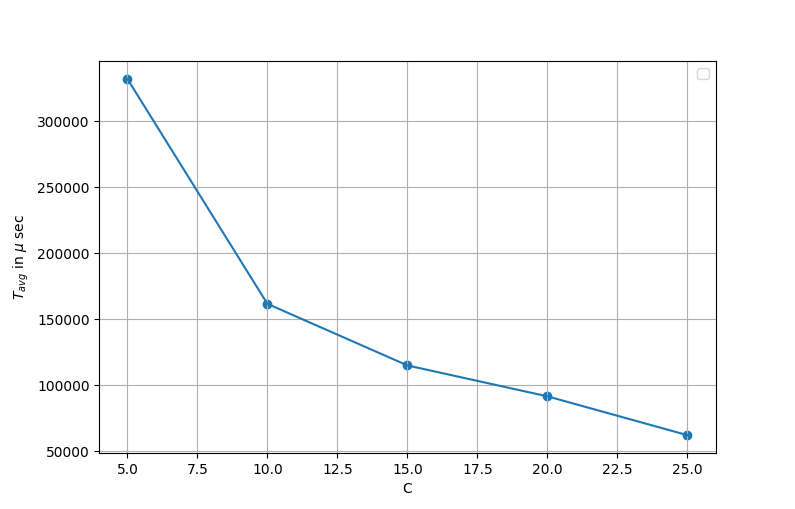

Recreate this plot in Python.
import matplotlib.pyplot as plt
x = [5,10,15,20,25]
x1 = [332023,
161565.2,
114880.7,
91456.94,
62021.44]

plt.plot(x,x1)

plt.scatter(x,x1)
plt.grid()
plt.xlabel("C")
plt.ylabel("$T_{avg}$ in $\mu$ sec")
plt.legend()
plt.show()
